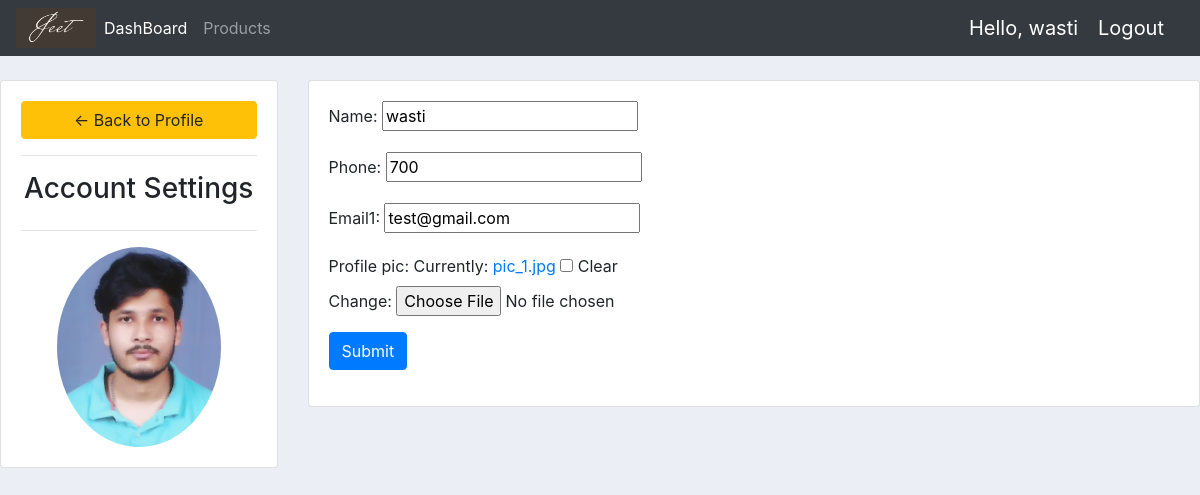
Page /account (signed in) on the committed database.
### page/models.py (models this page shows, shortened)
class Customer(models.Model):
    user=models.OneToOneField(User,null=True,on_delete=models.CASCADE,blank=True)
    name = models.CharField(max_length=200,null=True)
    Phone = models.CharField(max_length=200,null=True)
    email1 = models.CharField(max_length=200,null=True)
    profile_pic=models.ImageField(default='user.jpg',null=True,blank=True)
    date_cretaed= models.DateTimeField(auto_now_add=True,null=True)

### page/decoraters.py (the view)
        def wrapper_func(request,*args,**kwargs):
            print(allowed_roles)
            if request.user.groups.exists():
                group=request.user.groups.all()[0].name
            if group in allowed_roles:
                return view_func(request,*args,**kwargs)
            else:
                return view_func(request,*args,**kwargs)

### page/forms.py
class CustomerForm(ModelForm):
    class Meta:
        model=Customer
        fields='__all__'
        exclude=['user']

### page/decoraters.py (called while the page is built)
def allowed_user(allowed_roles=[]):
    def decorator(view_func):
        def wrapper_func(request,*args,**kwargs):
            print(allowed_roles)
            if request.user.groups.exists():
                group=request.user.groups.all()[0].name
            if group in allowed_roles:
                return view_func(request,*args,**kwargs)
            else:
                return view_func(request,*args,**kwargs)
        return wrapper_func
    return decorator

### page/views.py (called while the page is built)
@login_required(login_url='login')
@allowed_user(allowed_roles=['customer'])
def accountSettings(request):
    customer=request.user.customer
    form=CustomerForm(instance=customer)
    if request.method=='POST':
        form=CustomerForm(request.POST,request.FILES,instance=customer)
        if form.is_valid():
            form.save()
    context={'form':form}
    return render(request,'account_settings.html',context)

### templates/account_settings.html (shortened to what this page needs)
{%extends 'main.html'%}
{%load static%}
{%block content%}
<br>
<div class="row">
    <div class="col-md-3">
        <div class="card card-body">
            <a class="btn btn-warning" href="{%url 'index'%}">&#8592; Back to Profile</a>
            <hr>
            <h3 style="text-align: center;">Account Settings</h3>
            <hr>
            <img class="profile-pic" src="
            {{request.user.customer.profile_pic.url}}" alt="">
        </div>
    </div>
    <div class="col-md-9">
        <div class="card card-body">
            <form method="POST" action="" enctype="multipart/form-data">
                {{form.as_p}}
                <input class="btn btn-primary" type="submit" name="Update Information">
            </form>
        </div>
    </div>
</div>
{%endblock%}

### templates/navbar.html (shortened to what this page needs)
{%load static%}
<nav class="navbar navbar-expand-lg navbar-dark bg-dark">
    <img src="{%static './Jeet.jpg'%}" height="40px" width="80px">
    <div class="collapse navbar-collapse" id="navbarNav">
      <ul class="navbar-nav">
        {%if request.user.is_staff%}
        <li class="nav-item active">
          <a class="nav-link" href="{%url 'index'%}">DashBoard</a>
        </li>
        <li class="nav-item">
          <a class="nav-link" href="{%url 'products'%}">Products</a>
        </li>
        {%else%}
        <li class="nav-item">
          <a class="nav-link" href="{%url 'account'%}">Settings</a>
        </li>
        {%endif%}
      </ul>
    </div>
    <span class="hello-msg">Hello, {{request.user}}</span>
    <span><a class="hello-msg" href="{%url 'logout'%}">Logout</a></span>
  </nav>

### static/main.css (style rules this page uses)
body { background-color: #ebeff5; }

### templates/navbar.html (style rules this page uses)
.hello-msg { font-size: 20px; color: #fff; margin-right: 20px; }

### templates/account_settings.html (style rules this page uses)
.profile-pic { max-width: 200px; max-height: 200px; margin: 0 auto; border-radius: 50%; }

### rows in the picture
Customer: name "wasti", Phone "700", email1 "test@gmail.com"

### other values in the picture
{{ request.user }} "wasti"
